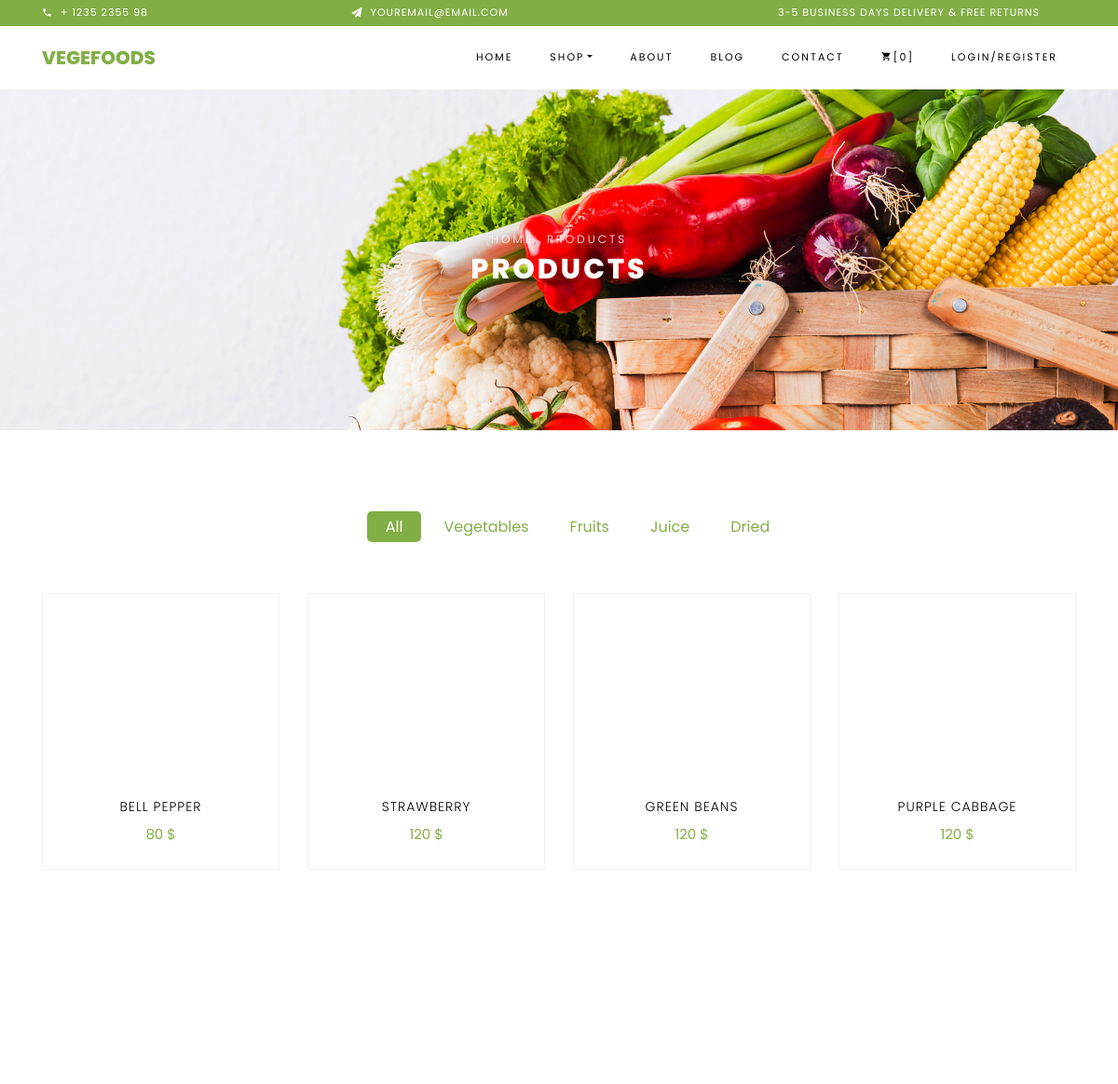
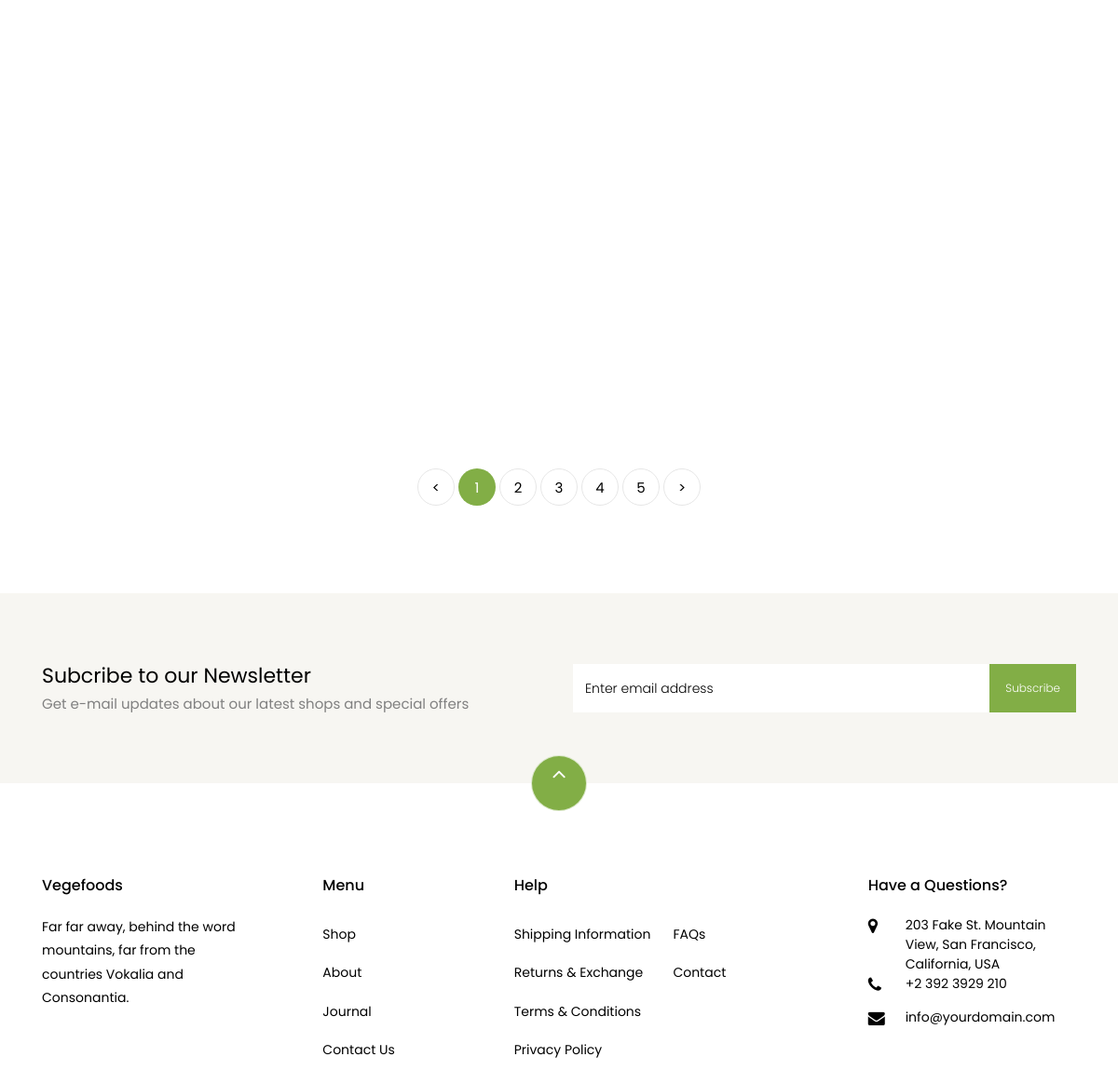
The page /shop.php on the database its author committed (2 pictures, top to bottom).
### tables this page shows
CREATE TABLE `products_tbl` (
  `ID` int(11) NOT NULL,
  `P_name` varchar(255) NOT NULL,
  `p_type` varchar(255) NOT NULL,
  `P_image` varchar(255) NOT NULL,
  `P_description` varchar(255) NOT NULL,
  `P_price` int(11) NOT NULL,
  `P_Quantity` int(11) NOT NULL,
  `Remaning_quantiy` int(11) NOT NULL,
  `Added_Date` date NOT NULL
);

### shop.php (the view, shortened to what this page needs)
<!DOCTYPE html>
<html lang="en">
  <head>
    <link rel="stylesheet" href="css/open-iconic-bootstrap.min.css">
    <link rel="stylesheet" href="css/animate.css">
    <link rel="stylesheet" href="css/owl.carousel.min.css">
    <link rel="stylesheet" href="css/owl.theme.default.min.css">
    <link rel="stylesheet" href="css/magnific-popup.css">
    <link rel="stylesheet" href="css/aos.css">
    <link rel="stylesheet" href="css/ionicons.min.css">
    <link rel="stylesheet" href="css/bootstrap-datepicker.css">
    <link rel="stylesheet" href="css/jquery.timepicker.css">
    <link rel="stylesheet" href="css/flaticon.css">
    <link rel="stylesheet" href="css/icomoon.css">
    <link rel="stylesheet" href="css/style.css">
  </head>
  <body class="goto-here">
		<div class="py-1 bg-primary">
    	<div class="container">
    		<div class="row no-gutters d-flex align-items-start align-items-center px-md-0">
	    		<div class="col-lg-12 d-block">
		    		<div class="row d-flex">
		    			<div class="col-md pr-4 d-flex topper align-items-center">
					    	<div class="icon mr-2 d-flex justify-content-center align-items-center"><span class="icon-phone2"></span></div>
						    <span class="text">+ 1235 2355 98</span>
					    </div>
					    <div class="col-md pr-4 d-flex topper align-items-center">
					    	<div class="icon mr-2 d-flex justify-content-center align-items-center"><span class="icon-paper-plane"></span></div>
						    <span class="text">youremail@email.com</span>
					    </div>
					    <div class="col-md-5 pr-4 d-flex topper align-items-center text-lg-right">
						    <span class="text">3-5 Business days delivery &amp; Free Returns</span>
					    </div>
				    </div>
			    </div>
		    </div>
		  </div>
    </div>
        <?php
            include ('navbar.php');
        ?>
    <div class="hero-wrap hero-bread" style="background-image: url('images/bg_1.jpg');">
      <div class="container">
        <div class="row no-gutters slider-text align-items-center justify-content-center">
          <div class="col-md-9 ftco-animate text-center">
          	<p class="breadcrumbs"><span class="mr-2"><a href="index.php">Home</a></span> <span>Products</span></p>
            <h1 class="mb-0 bread">Products</h1>
          </div>
        </div>
      </div>
    </div>
    <section class="ftco-section">
    	<div class="container">
    		<div class="row justify-content-center">
    			<div class="col-md-10 mb-5 text-center">
    				<ul class="product-category">
    					<li><a href="#" class="active">All</a></li>
    					<li><a href="#">Vegetables</a></li>
    					<li><a href="#">Fruits</a></li>
    					<li><a href="#">Juice</a></li>
    					<li><a href="#">Dried</a></li>
    				</ul>
    			</div>
    		</div>
    		<div class="row">
                <?php
                    $qry="SELECT * FROM products_tbl";
                    $run=mysqli_query($conn,$qry);
                    while ($row = mysqli_fetch_array($run)) {
                ?>
    			<div class="col-md-6 col-lg-3 ftco-animate">
    				<div class="product">
    					<a href="#" class="img-prod"><img class="img-fluid" src="images/<?php echo $row ['P_image']; ?>" alt="Colorlib Template">
    					</a>
    					<div class="text py-3 pb-4 px-3 text-center">
    						<h3><a href="#"><?php echo $row ['P_name']?></a></h3>
    						<div class="d-flex">
    							<div class="pricing">
		    						<p class="price"><span class="price-sale"><?php echo $row ['P_price']?> $</span></p>
		    					</div>
	    					</div>
    					</div>
    				</div>
    			</div>
                <?php
                    }
                ?>
    		</div>
    		<div class="row mt-5">
          <div class="col text-center">
            <div class="block-27">
              <ul>
                <li><a href="#">&lt;</a></li>
                <li class="active"><span>1</span></li>
                <li><a href="#">2</a></li>
                <li><a href="#">3</a></li>
                <li><a href="#">4</a></li>
                <li><a href="#">5</a></li>
                <li><a href="#">&gt;</a></li>
              </ul>
            </div>
          </div>
        </div>
    	</div>
    </section>
		<section class="ftco-section ftco-no-pt ftco-no-pb py-5 bg-light">
      <div class="container py-4">
        <div class="row d-flex justify-content-center py-5">
          <div class="col-md-6">
          	<h2 style="font-size: 22px;" class="mb-0">Subcribe to our Newsletter</h2>
          	<span>Get e-mail updates about our latest shops and special offers</span>
          </div>
          <div class="col-md-6 d-flex align-items-center">
            <form action="#" class="subscribe-form">
              <div class="form-group d-flex">
                <input type="text" class="form-control" placeholder="Enter email address">
                <input type="submit" value="Subscribe" class="submit px-3">
              </div>
            </form>
          </div>
        </div>
      </div>
    </section>
    <?php
        include ('footer.php');
    ?>
  </body>
</html>

### css/icomoon.css (style rules this page uses)
[class^="icon-"], [class*=" icon-"] { font-family: 'icomoon' !important; speak: none; font-style: normal; font-weight: normal; font-variant: normal; text-transform: none; line-height: 1; -webkit-font-smoothing: antialiased; -moz-osx-font-smoothing: grayscale; }
.icon-paper-plane:before { content: "\f1d8"; }
.icon-phone2:before { content: "\e0cd"; }

### rows shown on the page
products_tbl: P_name "BELL PEPPER", P_price "80"
products_tbl: P_name "STRAWBERRY", P_price "120"
products_tbl: P_name "GREEN BEANS", P_price "120"
products_tbl: P_name "PURPLE CABBAGE", P_price "120"

### other values the page prints
$count "0"
